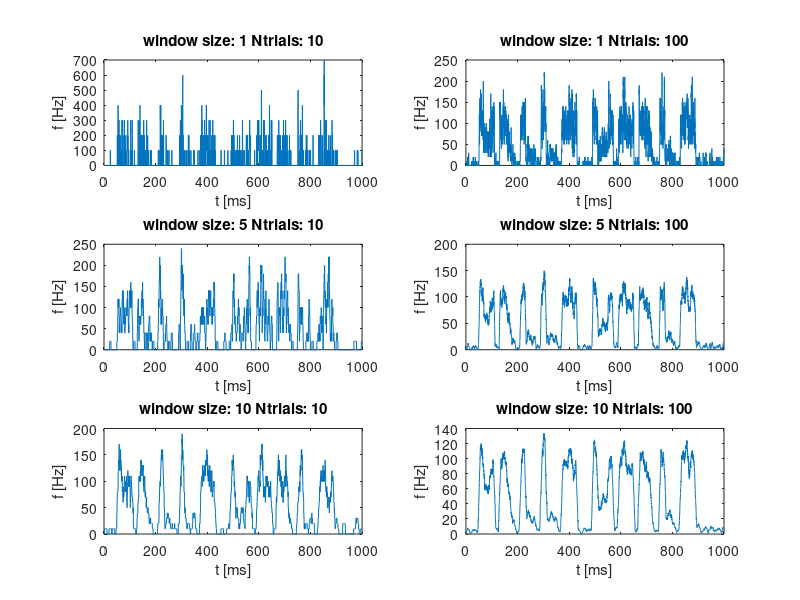
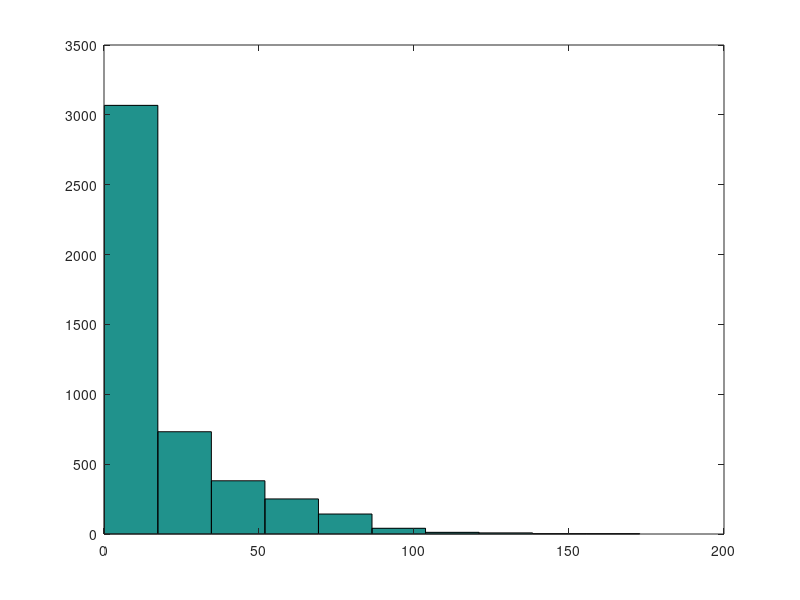

The MATLAB script that drew these images, in order: (Note: this script raises an error after producing the figures.)
% Solution for exercise 2 of AAND

%%
% author: Paula Kuokkanen
% date: 24 April 2009


% NAME: Stephan Gabler
% Student ID number: 329131
% I co-operated with: Mirko Dietricht
% I used some ____ hours doing this exercise



%% Part 1: Trial-Averaged firing rates

clear
load SpikeTimes    % load spike time data
SpikeTimes  = SpikeTimes';
T           = 1000;
res         = 0.1;
windows     = [1 5 10];
n_trials    = [10 100];
time        = 0:res:T-res;

%% a+b) different windows - different number of trials
rectf   = @(t, sig) ones(1, length(find(t<sig))) * 1/sig;
average = zeros(length(windows)*length(n_trials), length(time));
N       = size(SpikeTimes,2);                               % number of trials

figure(1);

% for the different window functions
for i = 1:length(windows)
    for j = 1:length(n_trials);
        idx = (i*2)-mod(j,2);
        subplot(length(windows),length(n_trials),idx);
        
        perms       = randperm(N);
        rand_trials = perms(1:n_trials(j));
        % for all trials
        for k = 1:n_trials(j);
            
            % remove NaNs, create spiketrain
            valid           = SpikeTimes(rand_trials(k), ~isnan(SpikeTimes(rand_trials(k),:)));
            spiketrain      = zeros(1, T/res);
            spiketrain(int16(valid/res)) = 1;
            
            % create, normalize kernel and convolve the signals
            kernel          = rectf(time, windows(i));
            kernel          = kernel/sum(kernel);
            c               = conv(spiketrain, kernel);
            samerange       = length(kernel)/2:length(c)-(length(kernel)/2);
            average(idx,:)  = average(idx,:) + c(samerange);
        end
        
        % average over trials and plot the average
        average(idx,:) = average(idx,:) / n_trials(j);
        plot(time, average(idx,:)*10000);
        title(['window size: ' num2str(windows(i)) ' Ntrials: ' num2str(n_trials(j))]);
        xlabel('t [ms]');
        ylabel('f [Hz]');
    end
end

%% c) reading of the neural code
% the neural code of the presented stimulus seams to be oscillatory firing.
% the readability could be improved by using a measure for oscillatory behavior.
% the autocorrelation of the response could be measured for example




%% Part 2, spike-train statistics

%% 2 a) ISI distribution

% compute differences  row-wise, flatten the result and remove NaNs
isis = diff(SpikeTimes,1,2);
isis = isis(:);
isis = isis(~isnan(isis));

% construct histogram
figure(2)
hist(isis)

%% 2 b) CV
disp(['coeff of variation: ' num2str(std(isis)/mean(isis))]);


%% 2 c) Fano factor

% count the spikes in a trial
spikes      = sum(~isnan(SpikeTimes(:,:)),2);
fano_factor = std(spikes)^2/mean(spikes);
disp(['fano factor: ' num2str(fano_factor)]);



%% Part 3, spike-triggered average

% Download Stim_Spikes_forSTA.mat from the course website. It contains
% the Stimulus vector, the corresponding Time vector with time in ms, and
% the SpikeTimes obtained from 100 presentations of the stimulus to a model
% neuron. Calculate the spike-triggered average.

% Hint 1: See how the matlab function xcorr is related to the equations
% given in the exercise sheet.

% Hint 2: dividing by the total number of spikes is equivalent to first
% dividing by the number of trials to generate the trial-averaged neuronal
% response function, and then dividing by the average number of spikes per
% trial when calculating the STA.

load Stim_Spikes_forSTA;



%% finished early
% I think this should almost be the solution.
% Just the factor is not in the range that I expect and at the moment
% I don't get why. So solution with some scaling problem left but except from
% this the method should be correct I think.
sliding_window = 50;

counts  = zeros(N, length(time));

figure(3);

% for all trials
for i = 1:N
    
    % remove NaNs, create spiketrain
    valid           = SpikeTimes(i, ~isnan(SpikeTimes(i,:)));
    spiketrain      = zeros(1, T/res);
    spiketrain(int16(valid/res)) = 1;
    
    % create, normalize kernel and convolve the signals
    kernel      = rectf(time, sliding_window);
    kernel      = kernel/sum(kernel);
    c           = conv(spiketrain, kernel);
    samerange   = length(kernel)/2:length(c)-(length(kernel)/2);
    counts(i,:) = c(samerange) * 1000;
end

% fano factor across trials over time
factors = zeros(1, length(time));
for i = 1:length(time)
    factors(i) = std(counts(:,i))^2 / mean(counts(:,i));
end
plot(time, factors);
